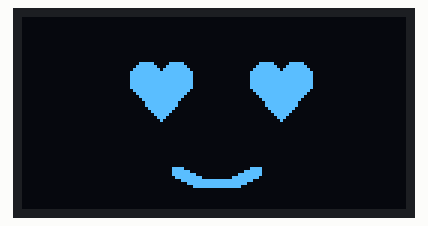
A sketch run on a simulated Arduino Uno, built with avr-gcc and run on an emulated ATmega328P. Parts: 128×64 one-colour display. Random numbers use the default seed unless the sketch sets one.

Above: at 19.0 s.
At 21.6 s:
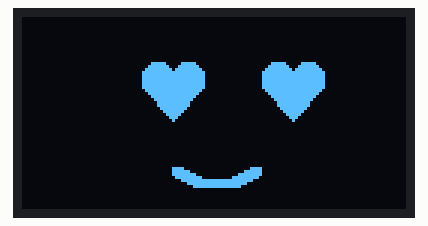
At 27.6 s:
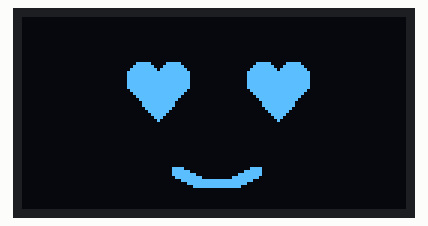
At 30.8 s:
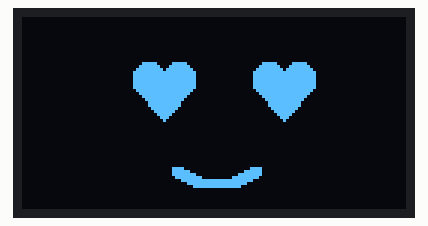
At 37.2 s:
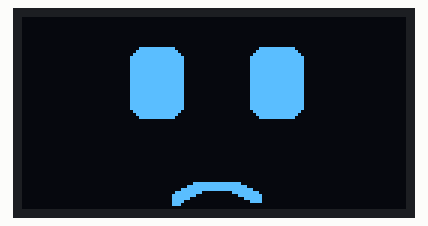
At 39.4 s:
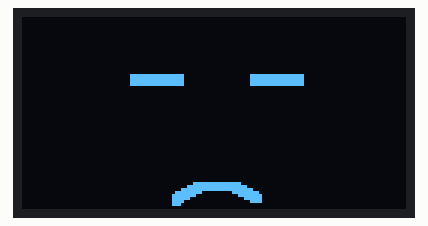

Measured:
- what the display in image 0 shows lasts 1.8 s, from 18.9 s to 20.7 s
- what the display in image 2 shows lasts 2.3 s, from 27.6 s to 29.9 s
- what the display in image 4 shows lasts 2.1 s, from 37.2 s to 39.3 s

The sketch:

robot.ino
```cpp
#include <Arduino.h>
#include <U8g2lib.h>
#include <Wire.h>

U8G2_SH1106_128X64_NONAME_F_HW_I2C
display(U8G2_R0, U8X8_PIN_NONE);
// ===================================== // Settings // =====================================
unsigned long lastBlink = 0;
unsigned long lastMovement = 0;
unsigned long lastExpressionChange = 0;
unsigned long idleTimer = 0;
unsigned long lastMoodChange = 0;
unsigned long moodInterval = 5000;

bool isBlinking = false;
int yOffset = 0;
int direction = 1;
int eyeOffsetX = 0;  // Expressions

enum Mood {
  NEUTRAL,
  HAPPY,
  SAD,
  LOVE,
  EXCITED,
  SLEEP
};
Mood mood = NEUTRAL;
// =====================================
// Eye drawing function
// =====================================

void drawEyes(bool blinkState) {
  int leftEyeX = 35 + eyeOffsetX;
  int rightEyeX = 75 + eyeOffsetX;

  if (blinkState) {
    display.drawBox(leftEyeX, 22 + yOffset, 18, 4);
    display.drawBox(rightEyeX, 22 + yOffset, 18, 4);
    return;
  }
  // // Open cute rounded eyes
  display.drawRBox(leftEyeX, 12 + yOffset, 18, 24, 5);
  display.drawRBox(rightEyeX, 12 + yOffset, 18, 24, 5);
}

void drawHeart(int x, int y) {
  // Upper curves (bigger)
  display.drawRBox(x + 2, y + 5, 11, 10, 5);
  display.drawRBox(x + 12, y + 5, 11, 10, 5);

  // Lower triangle fill (bigger)
  display.drawTriangle(
    x + 2, y + 12,   // left corner under curve
    x + 22, y + 12,  // right corner
    x + 12, y + 24   // bottom point
  );
}

void drawSurprisedMouth(int x, int y) {
  display.drawCircle(x, y, 6);  // 6 pixel radius
}


void drawHeartVector(bool blinkState) {
  bool loveMode = true;
  int leftEyeX = 35 + eyeOffsetX;
  int rightEyeX = 75 + eyeOffsetX;

  // Dua lingkaran
  if (blinkState) {
    display.drawBox(leftEyeX, 25, 18, 4);
    display.drawBox(rightEyeX, 25, 18, 4);
    return;
  }

  if (loveMode) {
    drawHeart(leftEyeX, 10);
    drawHeart(rightEyeX, 10);
  } else {
    display.drawRBox(leftEyeX, 12, 18, 24, 5);
    display.drawRBox(rightEyeX, 12, 18, 24, 5);
  }
}


// =====================================
// Mouth expressions
// =====================================

void drawMouth() {
  int x0 = 50, y0 = 50;
  int x1 = 64, y1 = 70;
  int x2 = 78, y2 = 50;

  int x3 = 50, y3 = 60;
  int x4 = 64, y4 = 60;
  int x5 = 78, y5 = 60;

  int x6 = 50, y6 = 60;
  int x7 = 64, y7 = 50;
  int x8 = 78, y8 = 60;

  int x9 = 50, y9 = 50;
  int x10 = 64, y10 = 60;
  int x11 = 78, y11 = 50;


  switch (mood) {
    case NEUTRAL:
      drawEyes(isBlinking);
      for (int t = 0; t < 3; t++) {
        display.drawLine(50, 50 + t, 78, 50 + t);
      }
      break;

    case LOVE:
      drawHeartVector(isBlinking);
       for (float t = 0; t <= 1; t += 0.001) {
        int x = (1 - t) * (1 - t) * x9 + 2 * (1 - t) * t * x10 + t * t * x11;
        int y = (1 - t) * (1 - t) * y9 + 2 * (1 - t) * t * y10 + t * t * y11;
        display.drawBox(x, y, 3, 3);
      }
      break;

    case EXCITED:
      drawEyes(isBlinking);
      for (int t = 0; t < 3; t++) {
        display.drawLine(50, 50 + t, 78, 50 + t);
      }

      for (float t = 0; t <= 1; t += 0.001) {
        int x = (1 - t) * (1 - t) * x0 + 2 * (1 - t) * t * x1 + t * t * x2;
        int y = (1 - t) * (1 - t) * y0 + 2 * (1 - t) * t * y1 + t * t * y2;
        display.drawBox(x, y, 3, 3);
      }
      break;

    case HAPPY:
      drawEyes(isBlinking);
      for (float t = 0; t <= 1; t += 0.001) {
        int x = (1 - t) * (1 - t) * x9 + 2 * (1 - t) * t * x10 + t * t * x11;
        int y = (1 - t) * (1 - t) * y9 + 2 * (1 - t) * t * y10 + t * t * y11;
        display.drawBox(x, y, 3, 3);
      }
      break;

    case SAD:
      drawEyes(isBlinking);
      for (float t = 0; t <= 1; t += 0.0001) {
        int x = (1 - t) * (1 - t) * x6 + 2 * (1 - t) * t * x7 + t * t * x8;
        int y = (1 - t) * (1 - t) * y6 + 2 * (1 - t) * t * y7 + t * t * y8;
        display.drawBox(x, y, 3, 3);
      }
      break;

    case SLEEP:
      int leftEyeX = 35 + eyeOffsetX;
      int rightEyeX = 75 + eyeOffsetX;

      display.drawBox(leftEyeX, 22 + yOffset, 18, 4);
      display.drawBox(rightEyeX, 22 + yOffset, 18, 4);
      break;
  }
}

// =====================================
// Animation mood
// =====================================

void updateMood() {
  unsigned long now = millis();

  if (now - lastMoodChange > moodInterval) {
    mood = (Mood)random(0, 4);  // 0-3 enum random: NEUTRAL, HAPPY, SAD, SLEEP

    // Set interval berikutnya random antara 5 - 20 detik
    moodInterval = random(5000, 20000);

    lastMoodChange = now;
  }
}

// =====================================
// Animation logic
// =====================================

void updateAnimation() {
  // Floating movement
  yOffset += direction;
  if (yOffset > 3 || yOffset < -3) direction *= -1;
  // Blink logic
  if (!isBlinking && millis() - lastBlink > random(2000, 6000)) {
    isBlinking = true;
    lastBlink = millis();
  }
  if (isBlinking && millis() - lastBlink > 150) {
    isBlinking = false;
    lastBlink = millis();
  }

  // Eye movement random
  if (millis() - lastMovement > random(1500, 3000)) {
    eyeOffsetX = random(-3, 4);
    lastMovement = millis();
  }
}

// =====================================
// Draw frame
// =====================================

void render() {
  display.clearBuffer();
  drawMouth();
  display.sendBuffer();
}

// =====================================
// Setup
// =====================================

void setup() {
  display.begin();
  display.clearBuffer();
  idleTimer = millis();
  render();
}

// =====================================
// Loop
// =====================================

void loop() {
  updateMood();
  updateAnimation();
  render();
  delay(50);
}
```
